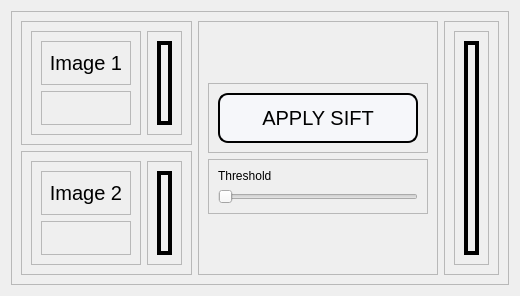
         <widget class="QWidget" name="SIFTPage">
          <layout class="QGridLayout" name="gridLayout_114">
           <item row="0" column="0">
            <widget class="QFrame" name="frame_66">
             <property name="frameShape">
              <enum>QFrame::StyledPanel</enum>
             </property>
             <property name="frameShadow">
              <enum>QFrame::Raised</enum>
             </property>
             <layout class="QGridLayout" name="gridLayout_47">
              <item row="0" column="0">
               <widget class="QFrame" name="frame_68">
                <property name="maximumSize">
                 <size>
                  <width>16777215</width>
                  <height>500</height>
                 </size>
                </property>
                <property name="frameShape">
                 <enum>QFrame::StyledPanel</enum>
                </property>
                <property name="frameShadow">
                 <enum>QFrame::Raised</enum>
                </property>
                <layout class="QGridLayout" name="gridLayout_36">
                 <item row="0" column="0">
                  <widget class="QFrame" name="frame_82">
                   <property name="maximumSize">
                    <size>
                     <width>110</width>
                     <height>16777215</height>
                    </size>
                   </property>
                   <property name="frameShape">
                    <enum>QFrame::StyledPanel</enum>
                   </property>
                   <property name="frameShadow">
                    <enum>QFrame::Raised</enum>
                   </property>
                   <layout class="QGridLayout" name="gridLayout_23">
                    <item row="0" column="0">
                     <widget class="QFrame" name="frame_11">
                      <property name="maximumSize">
                       <size>
                        <width>16777215</width>
                        <height>16777215</height>
                       </size>
                      </property>
                      <property name="frameShape">
                       <enum>QFrame::StyledPanel</enum>
                      </property>
                      <property name="frameShadow">
                       <enum>QFrame::Raised</enum>
                      </property>
                      <layout class="QGridLayout" name="gridLayout_15">
                       <item row="0" column="0">
                        <widget class="QLabel" name="inputImageLabel_7">
                         <property name="maximumSize">
                          <size>
                           <width>16777215</width>
                           <height>50</height>
                          </size>
                         </property>
                         <property name="styleSheet">
                          <string notr="true">font-family: Impact, Haettenschweiler, 'Arial Narrow Bold', sans-serif;
font-size: 20px;
color: black;
background-color:transparent;</string>
                         </property>
                         <property name="text">
                          <string>Image 1</string>
                         </property>
                         <property name="alignment">
                          <set>Qt::AlignCenter</set>
                         </property>
                        </widget>
                       </item>
                      </layout>
                     </widget>
                    </item>
                    <item row="1" column="0">
                     <widget class="QFrame" name="frame_10">
                      <property name="maximumSize">
                       <size>
                        <width>16777215</width>
                        <height>16777215</height>
                       </size>
                      </property>
                      <property name="frameShape">
                       <enum>QFrame::StyledPanel</enum>
                      </property>
                      <property name="frameShadow">
                       <enum>QFrame::Raised</enum>
                      </property>
                      <layout class="QGridLayout" name="gridLayout_22">
                       <item row="0" column="0">
                        <widget class="QPushButton" name="UploadeSiftImage1">
                         <property name="styleSheet">
                          <string notr="true">QPushButton{
border-radius: 25px;
font: 900 12pt &quot;Segoe UI Black&quot;;
}


QPushButton:hover:!pressed{
	background-color: qlineargradient(x1: 0.5, y1: 1, x2: 0.5, y2: 1, stop: 0 #dadbde, stop: 1 #f6f7fa);
}</string>
                         </property>
                         <property name="text">
                          <string/>
                         </property>
                         <property name="icon">
                          <iconset>
                           <normaloff>:/Icons/UploadIcon.png</normaloff>:/Icons/UploadIcon.png</iconset>
                         </property>
                         <property name="iconSize">
                          <size>
                           <width>60</width>
                           <height>60</height>
                          </size>
                         </property>
                        </widget>
                       </item>
                      </layout>
                     </widget>
                    </item>
                   </layout>
                  </widget>
                 </item>
                 <item row="0" column="1">
                  <widget class="QFrame" name="frame_70">
                   <property name="maximumSize">
                    <size>
                     <width>16777215</width>
                     <height>16777215</height>
                    </size>
                   </property>
                   <property name="frameShape">
                    <enum>QFrame::StyledPanel</enum>
                   </property>
                   <property name="frameShadow">
                    <enum>QFrame::Raised</enum>
                   </property>
                   <layout class="QGridLayout" name="gridLayout_112">
                    <item row="0" column="0">
                     <widget class="QLabel" name="sift_inputImage1">
                      <property name="maximumSize">
                       <size>
                        <width>16777215</width>
                        <height>16777215</height>
                       </size>
                      </property>
                      <property name="styleSheet">
                       <string notr="true">border: 4px solid black;
</string>
                      </property>
                      <property name="text">
                       <string/>
                      </property>
                      <property name="scaledContents">
                       <bool>true</bool>
                      </property>
                      <property name="alignment">
                       <set>Qt::AlignCenter</set>
                      </property>
                     </widget>
                    </item>
                   </layout>
                  </widget>
                 </item>
                </layout>
               </widget>
              </item>
              <item row="0" column="1" rowspan="2">
               <widget class="QFrame" name="frame_81">
                <property name="maximumSize">
                 <size>
                  <width>241</width>
                  <height>16777215</height>
                 </size>
                </property>
                <property name="frameShape">
                 <enum>QFrame::StyledPanel</enum>
                </property>
                <property name="frameShadow">
                 <enum>QFrame::Raised</enum>
                </property>
                <layout class="QGridLayout" name="gridLayout_18">
                 <item row="0" column="0">
                  <spacer name="verticalSpacer_6">
                   <property name="orientation">
                    <enum>Qt::Vertical</enum>
                   </property>
                   <property name="sizeHint" stdset="0">
                    <size>
                     <width>20</width>
                     <height>40</height>
                    </size>
                   </property>
                  </spacer>
                 </item>
                 <item row="2" column="0">
                  <widget class="QFrame" name="frame_72">
                   <property name="frameShape">
                    <enum>QFrame::StyledPanel</enum>
                   </property>
                   <property name="frameShadow">
                    <enum>QFrame::Raised</enum>
                   </property>
                   <layout class="QGridLayout" name="gridLayout_46">
                    <item row="0" column="0">
                     <widget class="QLabel" name="label_2">
                      <property name="styleSheet">
                       <string notr="true">font: 900 12pt &quot;Segoe UI Black&quot;;</string>
                      </property>
                      <property name="text">
                       <string>Threshold</string>
                      </property>
                     </widget>
                    </item>
                    <item row="1" column="0">
                     <widget class="QSlider" name="ThresholdSlider">
                      <property name="maximum">
                       <number>10</number>
                      </property>
                      <property name="orientation">
                       <enum>Qt::Horizontal</enum>
                      </property>
                     </widget>
                    </item>
                   </layout>
                  </widget>
                 </item>
                 <item row="1" column="0">
                  <widget class="QFrame" name="frame_9">
                   <property name="frameShape">
                    <enum>QFrame::StyledPanel</enum>
                   </property>
                   <property name="frameShadow">
                    <enum>QFrame::Raised</enum>
                   </property>
                   <layout class="QGridLayout" name="gridLayout_17">
                    <item row="0" column="0">
                     <widget class="QPushButton" name="siftButton">
                      <property name="minimumSize">
                       <size>
                        <width>200</width>
                        <height>50</height>
                       </size>
                      </property>
                      <property name="maximumSize">
                       <size>
                        <width>200</width>
                        <height>50</height>
                       </size>
                      </property>
                      <property name="styleSheet">
                       <string notr="true">QPushButton{
border-style: solid;
border-width: 2px;
border-radius: 10px;
font-family: Impact, Haettenschweiler, 'Arial Narrow Bold', sans-serif;
font-size: 20px;
color: black;
background-color: rgb(246, 247, 250);
}

QPushButton:hover:!pressed{
	background-color: qlineargradient(x1: 0.5, y1: 1, x2: 0.5, y2: 1, stop: 0 #dadbde, stop: 1 #f6f7fa);
}</string>
                      </property>
                      <property name="text">
                       <string>APPLY SIFT</string>
                      </property>
                     </widget>
                    </item>
                   </layout>
                  </widget>
                 </item>
                 <item row="3" column="0">
                  <spacer name="verticalSpacer_7">
                   <property name="orientation">
                    <enum>Qt::Vertical</enum>
                   </property>
                   <property name="sizeHint" stdset="0">
                    <size>
                     <width>20</width>
                     <height>40</height>
                    </size>
                   </property>
                  </spacer>
                 </item>
                </layout>
               </widget>
              </item>
              <item row="0" column="2" rowspan="2">
               <widget class="QFrame" name="frame_69">
                <property name="frameShape">
                 <enum>QFrame::StyledPanel</enum>
                </property>
                <property name="frameShadow">
                 <enum>QFrame::Raised</enum>
                </property>
                <layout class="QGridLayout" name="gridLayout_111">
                 <item row="0" column="0">
                  <widget class="QFrame" name="frame_80">
                   <property name="frameShape">
                    <enum>QFrame::StyledPanel</enum>
                   </property>
                   <property name="frameShadow">
                    <enum>QFrame::Raised</enum>
                   </property>
                   <layout class="QGridLayout" name="gridLayout_125">
                    <item row="0" column="0">
                     <widget class="QLabel" name="sift_outputImage_2">
                      <property name="styleSheet">
                       <string notr="true">border: 4px solid black;
</string>
                      </property>
                      <property name="text">
                       <string/>
                      </property>
                      <property name="scaledContents">
                       <bool>true</bool>
                      </property>
                      <property name="alignment">
                       <set>Qt::AlignCenter</set>
                      </property>
                     </widget>
                    </item>
                   </layout>
                  </widget>
                 </item>
                </layout>
               </widget>
              </item>
              <item row="1" column="0">
               <widget class="QFrame" name="frame_67">
                <property name="maximumSize">
                 <size>
                  <width>16777215</width>
                  <height>500</height>
                 </size>
                </property>
                <property name="frameShape">
                 <enum>QFrame::StyledPanel</enum>
                </property>
                <property name="frameShadow">
                 <enum>QFrame::Raised</enum>
                </property>
                <layout class="QGridLayout" name="gridLayout_35">
                 <item row="0" column="0">
                  <widget class="QFrame" name="frame_86">
                   <property name="maximumSize">
                    <size>
                     <width>110</width>
                     <height>16777215</height>
                    </size>
                   </property>
                   <property name="frameShape">
                    <enum>QFrame::StyledPanel</enum>
                   </property>
                   <property name="frameShadow">
                    <enum>QFrame::Raised</enum>
                   </property>
                   <layout class="QGridLayout" name="gridLayout_25">
                    <item row="0" column="0">
                     <widget class="QFrame" name="frame_13">
                      <property name="frameShape">
                       <enum>QFrame::StyledPanel</enum>
                      </property>
                      <property name="frameShadow">
                       <enum>QFrame::Raised</enum>
                      </property>
                      <layout class="QGridLayout" name="gridLayout_16">
                       <item row="0" column="0">
                        <widget class="QLabel" name="inputImageLabel_9">
                         <property name="maximumSize">
                          <size>
                           <width>16777215</width>
                           <height>50</height>
                          </size>
                         </property>
                         <property name="styleSheet">
                          <string notr="true">font-family: Impact, Haettenschweiler, 'Arial Narrow Bold', sans-serif;
font-size: 20px;
color: black;
background-color:transparent;</string>
                         </property>
                         <property name="text">
                          <string>Image 2</string>
                         </property>
                         <property name="alignment">
                          <set>Qt::AlignCenter</set>
                         </property>
                        </widget>
                       </item>
                      </layout>
                     </widget>
                    </item>
                    <item row="1" column="0">
                     <widget class="QFrame" name="frame_12">
                      <property name="maximumSize">
                       <size>
                        <width>16777215</width>
                        <height>16777215</height>
                       </size>
                      </property>
                      <property name="frameShape">
                       <enum>QFrame::StyledPanel</enum>
                      </property>
                      <property name="frameShadow">
                       <enum>QFrame::Raised</enum>
                      </property>
                      <layout class="QGridLayout" name="gridLayout_24">
                       <item row="0" column="0">
                        <widget class="QPushButton" name="UploadeSiftImage2">
                         <property name="styleSheet">
                          <string notr="true">QPushButton{
border-radius: 25px;
font: 900 12pt &quot;Segoe UI Black&quot;;
}


QPushButton:hover:!pressed{
	background-color: qlineargradient(x1: 0.5, y1: 1, x2: 0.5, y2: 1, stop: 0 #dadbde, stop: 1 #f6f7fa);
}</string>
                         </property>
                         <property name="text">
                          <string/>
                         </property>
                         <property name="icon">
                          <iconset>
                           <normaloff>:/Icons/UploadIcon.png</normaloff>:/Icons/UploadIcon.png</iconset>
                         </property>
                         <property name="iconSize">
                          <size>
                           <width>60</width>
                           <height>60</height>
                          </size>
                         </property>
                        </widget>
                       </item>
                      </layout>
                     </widget>
                    </item>
                   </layout>
                  </widget>
                 </item>
                 <item row="0" column="1">
                  <widget class="QFrame" name="frame_71">
                   <property name="maximumSize">
                    <size>
                     <width>16777215</width>
                     <height>16777215</height>
                    </size>
                   </property>
                   <property name="frameShape">
                    <enum>QFrame::StyledPanel</enum>
                   </property>
                   <property name="frameShadow">
                    <enum>QFrame::Raised</enum>
                   </property>
                   <layout class="QGridLayout" name="gridLayout_113">
                    <item row="0" column="0">
                     <widget class="QLabel" name="sift_InputImage2">
                      <property name="maximumSize">
                       <size>
                        <width>16777215</width>
                        <height>16777215</height>
                       </size>
                      </property>
                      <property name="styleSheet">
                       <string notr="true">border: 4px solid black;
</string>
                      </property>
                      <property name="text">
                       <string/>
                      </property>
                      <property name="scaledContents">
                       <bool>true</bool>
                      </property>
                      <property name="alignment">
                       <set>Qt::AlignCenter</set>
                      </property>
                     </widget>
                    </item>
                   </layout>
                  </widget>
                 </item>
                </layout>
               </widget>
              </item>
             </layout>
            </widget>
           </item>
          </layout>
         </widget>
